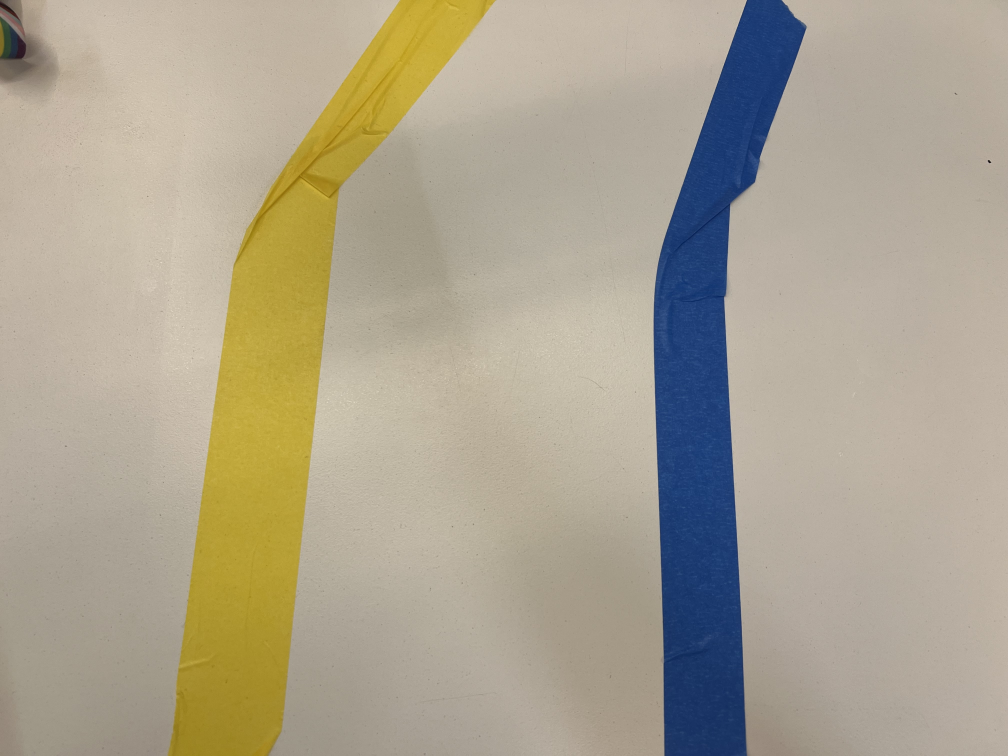
#> input picture indoor_track_image1.JPG, 4032 x 3024 px, given in place of the camera (shown at 1/4 size)
$ python main_video.py
#> lines starting #> are read from the running program, lines starting #| are printed output that depends on the picture; after the words box and inside, x2 and y2 are one past the last pixel; in counts of white or black regions, pixels touching at a corner belong together
### colour_filter.py
import cv2 as cv
import numpy as np

def colour_filter(frame, colour_min, colour_max, kernel_size=25, open=3, close=3):

    frame_hsv = cv.cvtColor(frame, cv.COLOR_BGR2HSV)
    # frame_h, frame_s, frame_v = cv.split(frame_hsv)

    kernel = np.ones((kernel_size,kernel_size),np.uint8)

    frame_colour = cv.inRange(frame_hsv, colour_min, colour_max)
    for i in range(open):
        frame_colour = cv.morphologyEx(frame_colour, cv.MORPH_OPEN, kernel)
    for i in range(close):
        frame_colour = cv.morphologyEx(frame_colour, cv.MORPH_CLOSE, kernel)

    return frame_colour

### get_contours.py
import cv2 as cv
import numpy as np

def canny_threshold_values(img: cv.Mat, deviation: float=0.33) -> tuple[float, float]:
    avgIntense = np.median(img)

    minVal = avgIntense * (1 - deviation)
    maxVal = avgIntense * (1 + deviation)

    return minVal, maxVal

def get_contours(frame):

    frame_y_min, frame_y_max = canny_threshold_values(frame)
    frame_y_canny = cv.Canny(frame, frame_y_min, frame_y_max)

    contours, _ = cv.findContours(frame_y_canny, cv.RETR_TREE, cv.CHAIN_APPROX_SIMPLE)

    return contours

### main_video.py
import cv2 as cv
import numpy as np

from image_read import image_read
from colour_filter import colour_filter
from get_contours import get_contours
from contour_filters import contour_filter_4

# Colours are in HSV

yellow_min = (20, 100, 100)
yellow_max = (30, 255, 255)

blue_min = (110, 40, 40)
blue_max = (125, 255, 255)

# video = 'drc_racing.mov'
capture = cv.VideoCapture(0)

while True:

    retval, frame = capture.read()
#> frame is the input picture: shape (3024, 4032, 3); mean B, G, R 144.5, 163.4, 171.6

    if not retval:
        break

    frame_resize = cv.resize(frame, (128, 96))
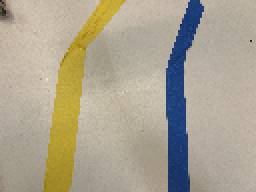
#> frame_resize: shape (96, 128, 3) (shown 2 times larger); mean B, G, R 144.5, 163.4, 171.5

    blank_frame = np.zeros_like(frame)
    # blank_frame = cv.copyMakeBorder(blank_frame, 1, 1, 1, 1, cv.BORDER_CONSTANT)
    # blank_frame = frame

    frame_blur = frame_resize
    # frame_blur = cv.GaussianBlur(frame, (45,45), 1)
    frame_yellow = colour_filter(frame_blur, yellow_min, yellow_max, 5, 5, 0)
#> in colour_filter, `frame_hsv = cv.cvtColor(frame, cv.COLOR_BGR2HSV)`: frame_hsv: shape (96, 128, 3); mean H, S, V 25.8, 60, 177.6
#> in colour_filter, `frame_colour = cv.inRange(frame_hsv, colour_min, colour_max)`:
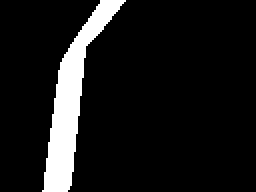
#> frame_colour: shape (96, 128) (shown 2 times larger); 9.7% white; 1 white region, box (x1, y1, x2, y2) and area: (21, 0, 63, 96) 1193
    frame_blue = colour_filter(frame_blur, blue_min, blue_max, 5, 5, 0)
#> call 2 of colour_filter, with colour_min = (110, 40, 40), colour_max = (125, 255, 255), kernel_size = 5, open = 5, close = 0
#> in colour_filter (call 2), `frame_colour = cv.inRange(frame_hsv, colour_min, colour_max)`:
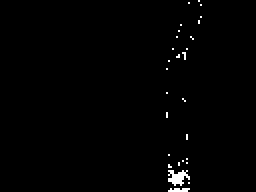
#> frame_colour: shape (96, 128) (shown 2 times larger); 0.91% white in thin lines or dots, all inside (x1, y1, x2, y2) = (83, 0, 101, 96)
#> the loop in colour_filter (call 2), `for i in range(open):` made 5 passes
#> pass 1, in colour_filter (call 2), `frame_colour = cv.morphologyEx(frame_colour, cv.MORPH_OPEN, kernel)`:
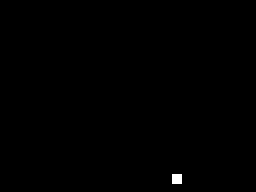
#> frame_colour: shape (96, 128) (shown 2 times larger); 0.2% white; 1 white region, box (x1, y1, x2, y2) and area: (86, 87, 91, 92) 25

    contours_yellow = get_contours(frame_yellow)
#> in canny_threshold_values, `avgIntense = np.median(img)`: avgIntense = 0
#> in get_contours, `frame_y_canny = cv.Canny(frame, frame_y_min, frame_y_max)`:
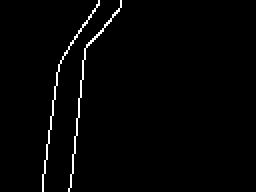
#> frame_y_canny: shape (96, 128) (shown 2 times larger); 1.7% white in thin lines or dots, all inside (x1, y1, x2, y2) = (21, 0, 61, 96)
#> in get_contours, `contours, _ = cv.findContours(frame_y_canny, cv.RETR_TREE, cv.CHAIN_AP..`: contours = 2 contours, all with area under 20
#> contours_yellow = 2 contours, all with area under 20
    contours_blue = get_contours(frame_blue)
#> in get_contours (call 2), `frame_y_canny = cv.Canny(frame, frame_y_min, frame_y_max)`:
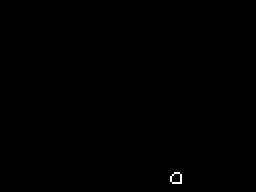
#> frame_y_canny: shape (96, 128) (shown 2 times larger); 0.13% white in thin lines or dots, all inside (x1, y1, x2, y2) = (85, 86, 91, 92)
#> in get_contours (call 2), `contours, _ = cv.findContours(frame_y_canny, cv.RETR_TREE, cv.CHAIN_AP..`: contours = 2 contours; box (x1, y1, x2, y2) and area: (85, 86, 91, 92) 22, (85, 86, 91, 92) 22
#> contours_blue has the same summary as contours in get_contours
    # [5 lines of commented-out code are left out]
    cv.drawContours(frame, contours_yellow, -1, (255,0,0))
    cv.drawContours(frame, contours_blue, -1, yellow_max)

    # try:
    #         # cv.line(blank_frame,
    #         #         np.intp((yellow_track[0] - 100 * np.cos(yellow_track[2]), yellow_track[1] + 100 * np.sin(yellow_track[2]))),
    #         #         np.intp((yellow_track[0] + 100 * np.cos(yellow_track[2]), yellow_track[1] - 100 * np.sin(yellow_track[2]))),
    #         #         yellow_max, 3)
    #         # cv.line(blank_frame,
    #         #         np.intp((blue_track[0] - 100 * np.cos(blue_track[2]), blue_track[1] + 100 * np.sin(blue_track[2]))),
    #         #         np.intp((blue_track[0] + 100 * np.cos(blue_track[2]), blue_track[1] - 100 * np.sin(blue_track[2]))),
    #         #         (255, 0, 0), 3)

    #         cv.line(frame,
    #                 np.intp((yellow_track[0] - 100 * np.cos(yellow_track[2]), yellow_track[1] + 100 * np.sin(yellow_track[2]))),
    #                 np.intp((yellow_track[0] + 100 * np.cos(yellow_track[2]), yellow_track[1] - 100 * np.sin(yellow_track[2]))),
    #                 (255,0,0), 3)
    #         cv.line(frame,
    #                 np.intp((blue_track[0] - 100 * np.cos(blue_track[2]), blue_track[1] + 100 * np.sin(blue_track[2]))),
    #                 np.intp((blue_track[0] + 100 * np.cos(blue_track[2]), blue_track[1] - 100 * np.sin(blue_track[2]))),
    #                 yellow_max, 3)
    # except:
    #         None

    cv.imshow('frame', frame)
    key = cv.waitKey(-1)
#> (key Esc is pressed here)

    if key == ord('f'):
        break

    elif key == ord('p'):
        cv.waitKey(-1)

    # elif key == ord('r'):
    #     capture = cv.VideoCapture(video)

$ run again, on indoor_track_image2.JPG
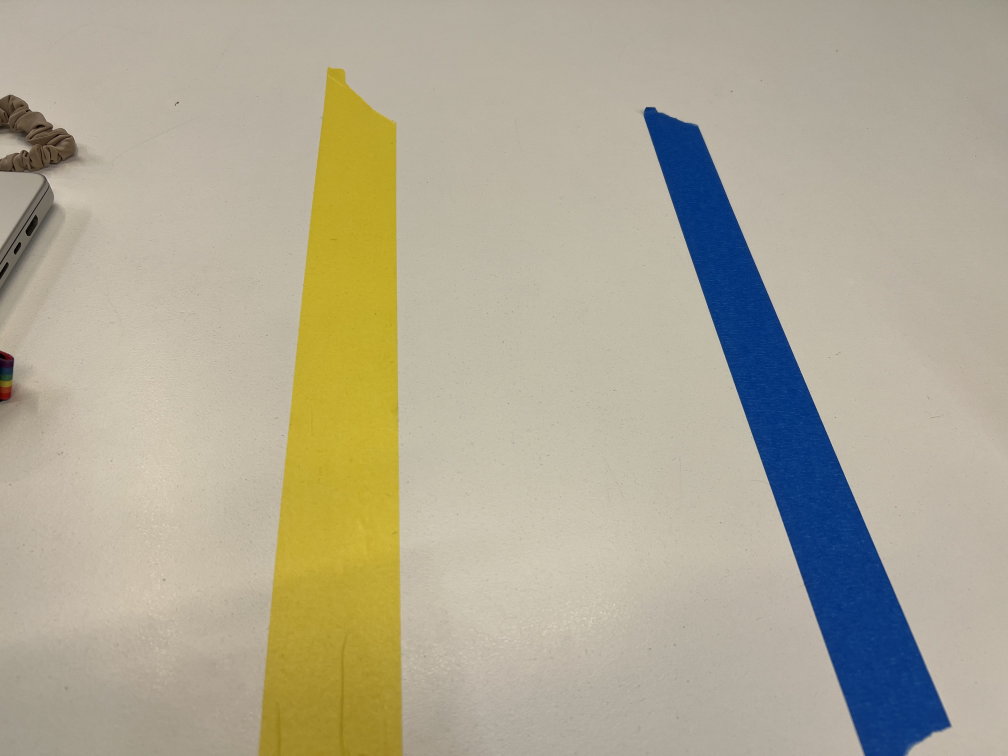
#> input picture indoor_track_image2.JPG, 4032 x 3024 px, given in place of the camera (shown at 1/4 size)
#> frame is the input picture: shape (3024, 4032, 3); mean B, G, R 149.2, 169.3, 175.3
#> frame_hsv: shape (96, 128, 3); mean H, S, V 26.4, 59.7, 182.1
#> in colour_filter, `frame_colour = cv.inRange(frame_hsv, colour_min, colour_max)`:
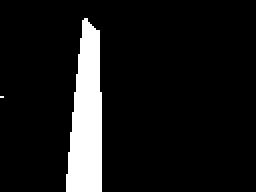
#> frame_colour: shape (96, 128) (shown 2 times larger); 9.5% white; 2 white regions (1 under 20 px), largest, box (x1, y1, x2, y2) and area: (33, 9, 51, 96) 1160
#> avgIntense = 0
#> in get_contours, `frame_y_canny = cv.Canny(frame, frame_y_min, frame_y_max)`:
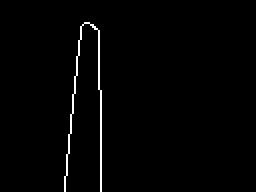
#> frame_y_canny: shape (96, 128) (shown 2 times larger); 1.4% white in thin lines or dots, all inside (x1, y1, x2, y2) = (32, 11, 51, 96)
#> contours = 1 contour, all with area under 20
#> contours_blue = []

$ run again, on indoor_track_image4.JPG
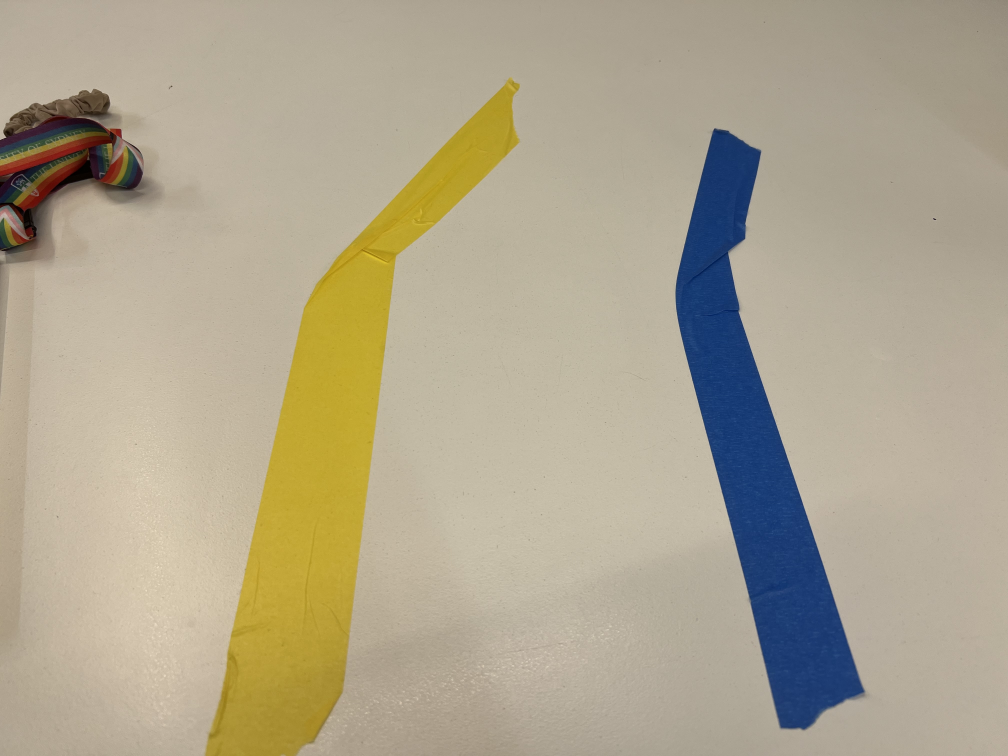
#> input picture indoor_track_image4.JPG, 4032 x 3024 px, given in place of the camera (shown at 1/4 size)
#> frame is the input picture: shape (3024, 4032, 3); mean B, G, R 142.8, 165.2, 174.2
#> frame_hsv: shape (96, 128, 3); mean H, S, V 25.6, 61.5, 179
#> the loop in colour_filter, `for i in range(open):` made 5 passes
#> pass 1, in colour_filter, `frame_colour = cv.morphologyEx(frame_colour, cv.MORPH_OPEN, kernel)`:
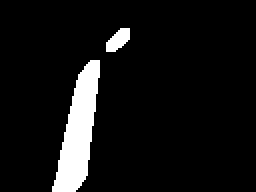
#> frame_colour: shape (96, 128) (shown 2 times larger); 7.6% white; 2 white regions, box (x1, y1, x2, y2) and area: (26, 30, 50, 96) 840, (53, 14, 65, 26) 93
#> avgIntense = 0
#> in get_contours, `frame_y_canny = cv.Canny(frame, frame_y_min, frame_y_max)`:
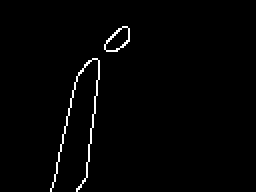
#> frame_y_canny: shape (96, 128) (shown 2 times larger); 1.5% white in thin lines or dots, all inside (x1, y1, x2, y2) = (25, 13, 65, 96)
#> contours = 3 contours, 1 with area under 20; largest, box (x1, y1, x2, y2) and area: (52, 13, 65, 26) 94, (52, 13, 65, 26) 84
#> contours_yellow has the same summary as contours in get_contours
#> contours_blue = []

$ run again, on indoor_track_image6.JPG
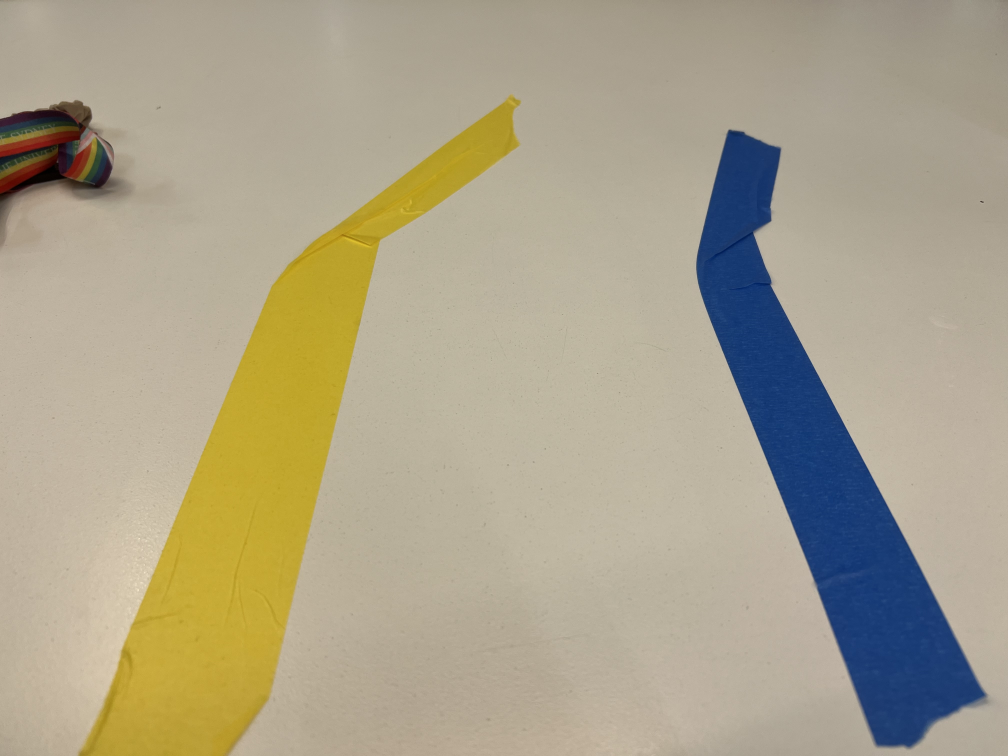
#> input picture indoor_track_image6.JPG, 4032 x 3024 px, given in place of the camera (shown at 1/4 size)
#> frame is the input picture: shape (3024, 4032, 3); mean B, G, R 139.4, 162.4, 170.6
#> frame_hsv: shape (96, 128, 3); mean H, S, V 27.4, 66.6, 176.8
#> the loop in colour_filter, `for i in range(open):` made 5 passes
#> pass 1, in colour_filter, `frame_colour = cv.morphologyEx(frame_colour, cv.MORPH_OPEN, kernel)`:
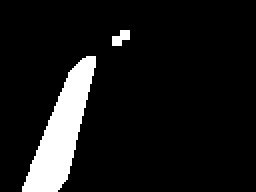
#> frame_colour: shape (96, 128) (shown 2 times larger); 9.3% white; 2 white regions, box (x1, y1, x2, y2) and area: (11, 28, 48, 96) 1097, (56, 15, 65, 23) 48
#> avgIntense = 0
#> in get_contours, `frame_y_canny = cv.Canny(frame, frame_y_min, frame_y_max)`:
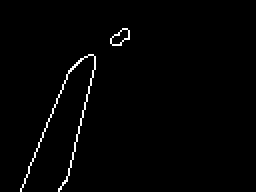
#> frame_y_canny: shape (96, 128) (shown 2 times larger); 1.4% white in thin lines or dots, all inside (x1, y1, x2, y2) = (10, 14, 65, 96)
#> contours = 3 contours, 1 with area under 20; largest, box (x1, y1, x2, y2) and area: (55, 14, 65, 23) 46, (55, 14, 65, 23) 44
#> contours_yellow has the same summary as contours in get_contours
#> contours_blue = []
